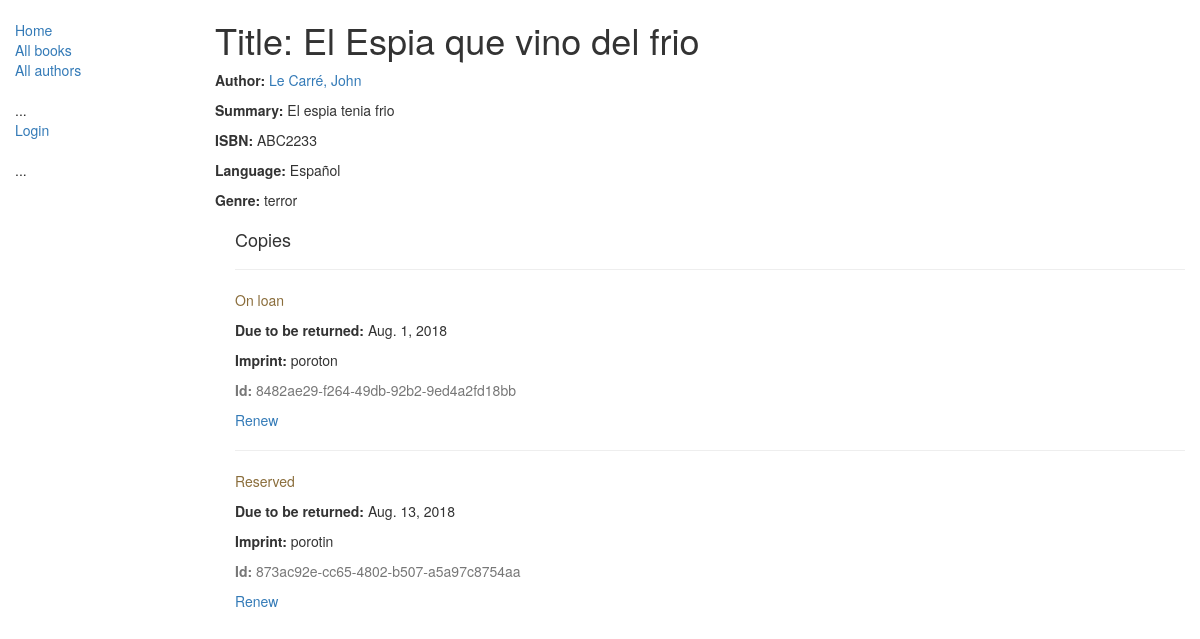
/catalog/book/1, run on the app's committed database.
### catalog/models.py (models this page shows, shortened)
class Book(models.Model):
    title = models.CharField(max_length=200)
    author = models.ForeignKey('Author', on_delete=models.SET_NULL, null=True)
    summary = models.TextField(max_length=1000, help_text='Enter a brief description of the book')
    isbn = models.CharField('ISBN',max_length=13, help_text='13 Character <a href="https://www.isbn-international.org/content/what-isbn">ISBN number</a>')
    genre = models.ManyToManyField(Genre, help_text='Select a genre for this book')
    language = models.ForeignKey('Language', on_delete=models.SET_NULL, null=True)
    def display_genre(self):
        """
        Creates a string for the Genre. This is required to display genre in Admin.
        """
        return ', '.join([ genre.name for genre in self.genre.all()[:3] ])
    display_genre.short_description = 'Genre'

class Author(models.Model):
    first_name = models.CharField(max_length=100)
    last_name = models.CharField(max_length=100)
    date_of_birth = models.DateField(null=True, blank=True)
    date_of_death = models.DateField('Died', null=True, blank=True)
    class Meta:
        ordering = ["last_name","first_name"]
    def __str__(self):
        return '{0}, {1}'.format(self.last_name,self.first_name)

class Language(models.Model):
    name = models.CharField(max_length=200, help_text="Enter a book language (e.g. Spanish)")
    def __str__(self):
        return self.name

class Genre(models.Model):
    name = models.CharField(max_length=200, help_text="Enter a book genre (e.g. Science Fiction, French Poetry etc.)")
    def __str__(self):
        return self.name

class BookInstance(models.Model):
    id = models.UUIDField(primary_key=True, default=uuid.uuid4, help_text="Unique ID for this particular book across whole library")
    book = models.ForeignKey('Book', on_delete=models.SET_NULL, null=True)
    imprint = models.CharField(max_length=200)
    due_back = models.DateField(null=True, blank=True)
    borrower = models.ForeignKey(User, on_delete=models.SET_NULL, null=True, blank=True)
    LOAN_STATUS = (
        ('m', 'Maintenance'),
        ('o', 'On loan'),
        ('a', 'Available'),
        ('r', 'Reserved'),
    )
    status = models.CharField(max_length=1, choices=LOAN_STATUS, blank=True, default='m', help_text='Book availability')
    class Meta:
        ordering = ["due_back"]
        permissions = (("can_mark_returned", "Set book as returned"),)

### catalog/views.py (the view)
# urls.py: url(r'^book/(?P<pk>\d+)$', views.BookDetailView.as_view(), name='book-detail'),
class BookDetailView(generic.DetailView):
    model = Book

### catalog/templates/catalog/book_detail.html
{% extends "base_generic.html" %}
{% block content %}
  <h1>Title: {{ book.title }}</h1>
  <p><strong>Author:</strong> <a href="">{{ book.author }}</a></p>
  <p><strong>Summary:</strong> {{ book.summary }}</p>
  <p><strong>ISBN:</strong> {{ book.isbn }}</p>
  <p><strong>Language:</strong> {{ book.language }}</p>
  <p><strong>Genre:</strong> {% for genre in book.genre.all %} {{ genre }}{% if not forloop.last %}, {% endif %}{% endfor %}</p>
  <div style="margin-left:20px;margin-top:20px">
    <h4>Copies</h4>
    {% for copy in book.bookinstance_set.all %}
    <hr>
    <p class="{% if copy.status == 'a' %}text-success{% elif copy.status == 'm' %}text-danger{% else %}text-warning{% endif %}">{{ copy.get_status_display }}</p>
    {% if copy.status != 'a' %}<p><strong>Due to be returned:</strong> {{copy.due_back}}</p>{% endif %}
    <p><strong>Imprint:</strong> {{copy.imprint}}</p>
    <p class="text-muted"><strong>Id:</strong> {{copy.id}}</p>
    <a href="{% url 'renew-book-librarian' copy.id %}">Renew</a>
    {% endfor %}
  </div>
{% endblock %}

### data on the page
Book: title "El Espia que vino del frio", author "Le Carré, John", summary "El espia tenia frio", isbn "ABC2233", language "Español"
Genre: name "terror"
BookInstance: status "On loan", due_back "Aug. 1, 2018", imprint "poroton", id "8482ae29-f264-49db-92b2-9ed4a2fd18bb"
BookInstance: status "Reserved", due_back "Aug. 13, 2018", imprint "porotin", id "873ac92e-cc65-4802-b507-a5a97c8754aa"
